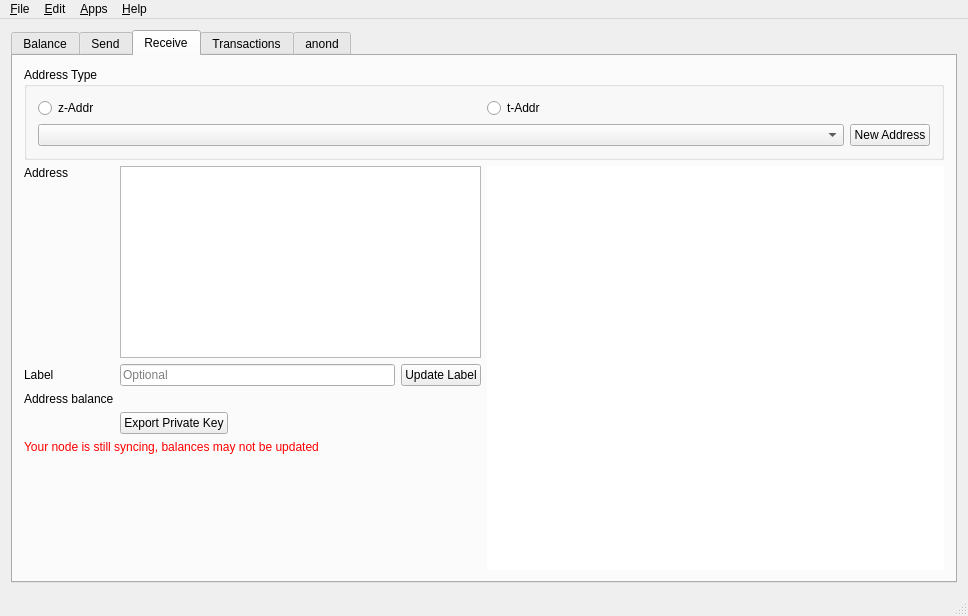
<?xml version="1.0" encoding="UTF-8"?>
<ui version="4.0">
 <class>MainWindow</class>
 <widget class="QMainWindow" name="MainWindow">
  <property name="geometry">
   <rect>
    <x>0</x>
    <y>0</y>
    <width>968</width>
    <height>616</height>
   </rect>
  </property>
  <property name="windowTitle">
   <string>AnonWallet</string>
  </property>
  <property name="windowIcon">
   <iconset resource="../application.qrc">
    <normaloff>:/icons/res/icon.ico</normaloff>:/icons/res/icon.ico</iconset>
  </property>
  <widget class="QWidget" name="centralWidget">
   <layout class="QGridLayout" name="gridLayout_3">
    <item row="0" column="0">
     <widget class="QTabWidget" name="tabWidget">
      <property name="currentIndex">
       <number>2</number>
      </property>
      <widget class="QWidget" name="tab">
       <attribute name="title">
        <string>Balance</string>
       </attribute>
       <layout class="QGridLayout" name="gridLayout_2">
        <item row="0" column="0">
         <layout class="QHBoxLayout" name="horizontalLayout_5">
          <item>
           <widget class="QGroupBox" name="groupBox">
            <property name="minimumSize">
             <size>
              <width>250</width>
              <height>0</height>
             </size>
            </property>
            <property name="title">
             <string>Summary</string>
            </property>
            <property name="flat">
             <bool>false</bool>
            </property>
            <layout class="QGridLayout" name="gridLayout">
             <item row="0" column="0">
              <layout class="QVBoxLayout" name="verticalLayout">
               <item>
                <layout class="QHBoxLayout" name="horizontalLayout">
                 <item>
                  <widget class="QLabel" name="label">
                   <property name="sizePolicy">
                    <sizepolicy hsizetype="Minimum" vsizetype="Preferred">
                     <horstretch>0</horstretch>
                     <verstretch>0</verstretch>
                    </sizepolicy>
                   </property>
                   <property name="text">
                    <string>Shielded</string>
                   </property>
                  </widget>
                 </item>
                 <item>
                  <widget class="QLabel" name="balSheilded">
                   <property name="text">
                    <string/>
                   </property>
                   <property name="alignment">
                    <set>Qt::AlignRight|Qt::AlignTrailing|Qt::AlignVCenter</set>
                   </property>
                  </widget>
                 </item>
                </layout>
               </item>
               <item>
                <layout class="QHBoxLayout" name="horizontalLayout_2">
                 <item>
                  <widget class="QLabel" name="label_2">
                   <property name="sizePolicy">
                    <sizepolicy hsizetype="Minimum" vsizetype="Preferred">
                     <horstretch>0</horstretch>
                     <verstretch>0</verstretch>
                    </sizepolicy>
                   </property>
                   <property name="text">
                    <string>Transparent</string>
                   </property>
                  </widget>
                 </item>
                 <item>
                  <widget class="QLabel" name="balTransparent">
                   <property name="text">
                    <string/>
                   </property>
                   <property name="alignment">
                    <set>Qt::AlignRight|Qt::AlignTrailing|Qt::AlignVCenter</set>
                   </property>
                  </widget>
                 </item>
                </layout>
               </item>
               <item>
                <widget class="Line" name="line">
                 <property name="orientation">
                  <enum>Qt::Horizontal</enum>
                 </property>
                </widget>
               </item>
               <item>
                <layout class="QHBoxLayout" name="horizontalLayout_3">
                 <item>
                  <widget class="QLabel" name="label_3">
                   <property name="sizePolicy">
                    <sizepolicy hsizetype="Minimum" vsizetype="Preferred">
                     <horstretch>0</horstretch>
                     <verstretch>0</verstretch>
                    </sizepolicy>
                   </property>
                   <property name="font">
                    <font>
                     <weight>75</weight>
                     <bold>true</bold>
                    </font>
                   </property>
                   <property name="text">
                    <string>Total</string>
                   </property>
                  </widget>
                 </item>
                 <item>
                  <widget class="QLabel" name="balTotal">
                   <property name="font">
                    <font>
                     <weight>75</weight>
                     <bold>true</bold>
                    </font>
                   </property>
                   <property name="text">
                    <string/>
                   </property>
                   <property name="alignment">
                    <set>Qt::AlignRight|Qt::AlignTrailing|Qt::AlignVCenter</set>
                   </property>
                  </widget>
                 </item>
                </layout>
               </item>
               <item>
                <spacer name="verticalSpacer">
                 <property name="orientation">
                  <enum>Qt::Vertical</enum>
                 </property>
                 <property name="sizeHint" stdset="0">
                  <size>
                   <width>20</width>
                   <height>40</height>
                  </size>
                 </property>
                </spacer>
               </item>
               <item>
                <widget class="QLabel" name="lblSyncWarning">
                 <property name="styleSheet">
                  <string notr="true">color:red;</string>
                 </property>
                 <property name="text">
                  <string>Your node is still syncing, balances may not be updated</string>
                 </property>
                 <property name="wordWrap">
                  <bool>true</bool>
                 </property>
                </widget>
               </item>
               <item>
                <widget class="QLabel" name="unconfirmedWarning">
                 <property name="sizePolicy">
                  <sizepolicy hsizetype="Minimum" vsizetype="Preferred">
                   <horstretch>0</horstretch>
                   <verstretch>0</verstretch>
                  </sizepolicy>
                 </property>
                 <property name="styleSheet">
                  <string notr="true">color: red;</string>
                 </property>
                 <property name="text">
                  <string>Some transactions are not yet confirmed</string>
                 </property>
                </widget>
               </item>
              </layout>
             </item>
            </layout>
           </widget>
          </item>
          <item>
           <widget class="QGroupBox" name="groupBox_2">
            <property name="sizePolicy">
             <sizepolicy hsizetype="Expanding" vsizetype="Preferred">
              <horstretch>0</horstretch>
              <verstretch>0</verstretch>
             </sizepolicy>
            </property>
            <property name="title">
             <string>Address Balances</string>
            </property>
            <layout class="QHBoxLayout" name="horizontalLayout_4">
             <property name="spacing">
              <number>6</number>
             </property>
             <property name="leftMargin">
              <number>0</number>
             </property>
             <property name="topMargin">
              <number>0</number>
             </property>
             <property name="rightMargin">
              <number>0</number>
             </property>
             <property name="bottomMargin">
              <number>0</number>
             </property>
             <item>
              <widget class="QTableView" name="balancesTable">
               <property name="selectionMode">
                <enum>QAbstractItemView::SingleSelection</enum>
               </property>
               <property name="selectionBehavior">
                <enum>QAbstractItemView::SelectRows</enum>
               </property>
               <property name="cornerButtonEnabled">
                <bool>false</bool>
               </property>
               <attribute name="horizontalHeaderShowSortIndicator" stdset="0">
                <bool>false</bool>
               </attribute>
               <attribute name="horizontalHeaderStretchLastSection">
                <bool>true</bool>
               </attribute>
               <attribute name="verticalHeaderVisible">
                <bool>false</bool>
               </attribute>
              </widget>
             </item>
            </layout>
           </widget>
          </item>
         </layout>
        </item>
       </layout>
      </widget>
      <widget class="QWidget" name="tab_2">
       <attribute name="title">
        <string>Send</string>
       </attribute>
       <layout class="QVBoxLayout" name="verticalLayout_4">
        <item>
         <widget class="QGroupBox" name="groupBox_4">
          <property name="autoFillBackground">
           <bool>false</bool>
          </property>
          <property name="title">
           <string>From</string>
          </property>
          <property name="flat">
           <bool>false</bool>
          </property>
          <layout class="QVBoxLayout" name="verticalLayout_6">
           <item>
            <layout class="QHBoxLayout" name="horizontalLayout_8">
             <item>
              <widget class="AddressCombo" name="inputsCombo"/>
             </item>
            </layout>
           </item>
           <item>
            <layout class="QHBoxLayout" name="horizontalLayout_15">
             <item>
              <widget class="QLabel" name="label_5">
               <property name="text">
                <string>Address Balance</string>
               </property>
              </widget>
             </item>
             <item>
              <widget class="QLineEdit" name="sendAddressBalance">
               <property name="sizePolicy">
                <sizepolicy hsizetype="Preferred" vsizetype="Fixed">
                 <horstretch>0</horstretch>
                 <verstretch>0</verstretch>
                </sizepolicy>
               </property>
               <property name="alignment">
                <set>Qt::AlignRight|Qt::AlignTrailing|Qt::AlignVCenter</set>
               </property>
               <property name="readOnly">
                <bool>true</bool>
               </property>
              </widget>
             </item>
             <item>
              <widget class="QLabel" name="sendAddressBalanceUSD">
               <property name="text">
                <string/>
               </property>
              </widget>
             </item>
             <item>
              <spacer name="horizontalSpacer_6">
               <property name="orientation">
                <enum>Qt::Horizontal</enum>
               </property>
               <property name="sizeHint" stdset="0">
                <size>
                 <width>40</width>
                 <height>20</height>
                </size>
               </property>
              </spacer>
             </item>
            </layout>
           </item>
          </layout>
         </widget>
        </item>
        <item>
         <widget class="QGroupBox" name="groupBox_3">
          <property name="title">
           <string>Send To</string>
          </property>
          <property name="flat">
           <bool>false</bool>
          </property>
          <layout class="QVBoxLayout" name="verticalLayout_3">
           <property name="leftMargin">
            <number>0</number>
           </property>
           <property name="topMargin">
            <number>0</number>
           </property>
           <property name="rightMargin">
            <number>0</number>
           </property>
           <property name="bottomMargin">
            <number>0</number>
           </property>
           <item>
            <widget class="QScrollArea" name="sendToScrollArea">
             <property name="sizeAdjustPolicy">
              <enum>QAbstractScrollArea::AdjustToContents</enum>
             </property>
             <property name="widgetResizable">
              <bool>true</bool>
             </property>
             <widget class="QWidget" name="sendToWidgets">
              <property name="geometry">
               <rect>
                <x>0</x>
                <y>0</y>
                <width>928</width>
                <height>353</height>
               </rect>
              </property>
              <layout class="QVBoxLayout" name="sendToLayout">
               <item>
                <widget class="QGroupBox" name="verticalGroupBox">
                 <property name="title">
                  <string>Recipient</string>
                 </property>
                 <layout class="QVBoxLayout" name="sendAddressLayout">
                  <item>
                   <layout class="QHBoxLayout" name="horizontalLayout_12">
                    <item>
                     <widget class="QLabel" name="label_4">
                      <property name="text">
                       <string>Address</string>
                      </property>
                     </widget>
                    </item>
                    <item>
                     <widget class="QLineEdit" name="Address1">
                      <property name="placeholderText">
                       <string>Address</string>
                      </property>
                     </widget>
                    </item>
                    <item>
                     <widget class="QPushButton" name="AddressBook1">
                      <property name="text">
                       <string>Address Book</string>
                      </property>
                     </widget>
                    </item>
                   </layout>
                  </item>
                  <item>
                   <layout class="QHBoxLayout" name="horizontalLayout_13">
                    <item>
                     <widget class="QLabel" name="label_6">
                      <property name="text">
                       <string>Amount</string>
                      </property>
                     </widget>
                    </item>
                    <item>
                     <widget class="QLineEdit" name="Amount1">
                      <property name="baseSize">
                       <size>
                        <width>200</width>
                        <height>0</height>
                       </size>
                      </property>
                      <property name="alignment">
                       <set>Qt::AlignRight|Qt::AlignTrailing|Qt::AlignVCenter</set>
                      </property>
                      <property name="placeholderText">
                       <string>Amount</string>
                      </property>
                     </widget>
                    </item>
                    <item>
                     <widget class="QLabel" name="AmtUSD1">
                      <property name="text">
                       <string/>
                      </property>
                     </widget>
                    </item>
                    <item>
                     <widget class="QCheckBox" name="Max1">
                      <property name="text">
                       <string>Max Available</string>
                      </property>
                     </widget>
                    </item>
                    <item>
                     <spacer name="horizontalSpacer_4">
                      <property name="orientation">
                       <enum>Qt::Horizontal</enum>
                      </property>
                      <property name="sizeHint" stdset="0">
                       <size>
                        <width>40</width>
                        <height>20</height>
                       </size>
                      </property>
                     </spacer>
                    </item>
                    <item>
                     <widget class="QPushButton" name="MemoBtn1">
                      <property name="enabled">
                       <bool>true</bool>
                      </property>
                      <property name="toolTip">
                       <string/>
                      </property>
                      <property name="text">
                       <string>Memo</string>
                      </property>
                     </widget>
                    </item>
                   </layout>
                  </item>
                  <item>
                   <widget class="QLabel" name="MemoTxt1">
                    <property name="font">
                     <font>
                      <pointsize>10</pointsize>
                     </font>
                    </property>
                    <property name="text">
                     <string/>
                    </property>
                    <property name="wordWrap">
                     <bool>true</bool>
                    </property>
                   </widget>
                  </item>
                 </layout>
                </widget>
               </item>
               <item>
                <layout class="QHBoxLayout" name="horizontalLayout_7">
                 <item>
                  <spacer name="horizontalSpacer_2">
                   <property name="orientation">
                    <enum>Qt::Horizontal</enum>
                   </property>
                   <property name="sizeHint" stdset="0">
                    <size>
                     <width>40</width>
                     <height>20</height>
                    </size>
                   </property>
                  </spacer>
                 </item>
                 <item>
                  <widget class="QPushButton" name="addAddressButton">
                   <property name="baseSize">
                    <size>
                     <width>200</width>
                     <height>0</height>
                    </size>
                   </property>
                   <property name="text">
                    <string>Add Recipient</string>
                   </property>
                  </widget>
                 </item>
                 <item>
                  <spacer name="horizontalSpacer_3">
                   <property name="orientation">
                    <enum>Qt::Horizontal</enum>
                   </property>
                   <property name="sizeHint" stdset="0">
                    <size>
                     <width>40</width>
                     <height>20</height>
                    </size>
                   </property>
                  </spacer>
                 </item>
                </layout>
               </item>
               <item>
                <spacer name="verticalSpacer_2">
                 <property name="orientation">
                  <enum>Qt::Vertical</enum>
                 </property>
                 <property name="sizeHint" stdset="0">
                  <size>
                   <width>20</width>
                   <height>40</height>
                  </size>
                 </property>
                </spacer>
               </item>
              </layout>
             </widget>
            </widget>
           </item>
          </layout>
         </widget>
        </item>
        <item>
         <layout class="QHBoxLayout" name="layoutSendRecurring">
          <item>
           <widget class="QCheckBox" name="chkRecurring">
            <property name="text">
             <string>Recurring payment</string>
            </property>
           </widget>
          </item>
          <item>
           <widget class="QLabel" name="lblRecurDesc">
            <property name="text">
             <string>Every month, starting 12-May-2012, for 6 payments</string>
            </property>
           </widget>
          </item>
          <item>
           <widget class="QPushButton" name="btnRecurSchedule">
            <property name="text">
             <string>Edit Schedule</string>
            </property>
            <property name="checkable">
             <bool>false</bool>
            </property>
            <property name="checked">
             <bool>false</bool>
            </property>
           </widget>
          </item>
          <item>
           <spacer name="horizontalSpacer_7">
            <property name="orientation">
             <enum>Qt::Horizontal</enum>
            </property>
            <property name="sizeHint" stdset="0">
             <size>
              <width>40</width>
              <height>20</height>
             </size>
            </property>
           </spacer>
          </item>
         </layout>
        </item>
        <item>
         <layout class="QHBoxLayout" name="horizontalLayout_6">
          <item>
           <widget class="QLabel" name="minerFeeLabel">
            <property name="text">
             <string>Miner Fee</string>
            </property>
           </widget>
          </item>
          <item>
           <widget class="QLineEdit" name="minerFeeAmt">
            <property name="sizePolicy">
             <sizepolicy hsizetype="Preferred" vsizetype="Fixed">
              <horstretch>0</horstretch>
              <verstretch>0</verstretch>
             </sizepolicy>
            </property>
            <property name="text">
             <string>0</string>
            </property>
           </widget>
          </item>
          <item>
           <widget class="QLabel" name="lblMinerFeeUSD">
            <property name="text">
             <string/>
            </property>
           </widget>
          </item>
          <item>
           <widget class="QLabel" name="label_17">
            <property name="text">
             <string notr="true"/>
            </property>
           </widget>
          </item>
          <item>
           <spacer name="horizontalSpacer">
            <property name="orientation">
             <enum>Qt::Horizontal</enum>
            </property>
            <property name="sizeHint" stdset="0">
             <size>
              <width>40</width>
              <height>20</height>
             </size>
            </property>
           </spacer>
          </item>
          <item>
           <widget class="QPushButton" name="sendTransactionButton">
            <property name="baseSize">
             <size>
              <width>100</width>
              <height>0</height>
             </size>
            </property>
            <property name="text">
             <string>Send</string>
            </property>
            <property name="flat">
             <bool>false</bool>
            </property>
           </widget>
          </item>
          <item>
           <widget class="QPushButton" name="cancelSendButton">
            <property name="baseSize">
             <size>
              <width>100</width>
              <height>0</height>
             </size>
            </property>
            <property name="text">
             <string>Cancel</string>
            </property>
           </widget>
          </item>
         </layout>
        </item>
       </layout>
      </widget>
      <widget class="QWidget" name="tab_3">
       <attribute name="title">
        <string>Receive</string>
       </attribute>
       <layout class="QVBoxLayout" name="verticalLayout_5">
        <item>
         <layout class="QVBoxLayout" name="verticalLayout_8">
          <item>
           <widget class="QGroupBox" name="groupBox_6">
            <property name="title">
             <string>Address Type</string>
            </property>
            <property name="flat">
             <bool>false</bool>
            </property>
            <property name="checkable">
             <bool>false</bool>
            </property>
            <layout class="QVBoxLayout" name="verticalLayout_9">
             <item>
              <layout class="QHBoxLayout" name="horizontalLayout_9">
               <item>
                <widget class="QRadioButton" name="rdioZSAddr">
                 <property name="text">
                  <string>z-Addr</string>
                 </property>
                </widget>
               </item>
               <item>
                <widget class="QRadioButton" name="rdioTAddr">
                 <property name="sizePolicy">
                  <sizepolicy hsizetype="Preferred" vsizetype="Fixed">
                   <horstretch>0</horstretch>
                   <verstretch>0</verstretch>
                  </sizepolicy>
                 </property>
                 <property name="text">
                  <string>t-Addr</string>
                 </property>
                </widget>
               </item>
              </layout>
             </item>
             <item>
              <layout class="QHBoxLayout" name="horizontalLayout_10">
               <item>
                <widget class="AddressCombo" name="listRecieveAddresses">
                 <property name="sizePolicy">
                  <sizepolicy hsizetype="Expanding" vsizetype="Fixed">
                   <horstretch>0</horstretch>
                   <verstretch>0</verstretch>
                  </sizepolicy>
                 </property>
                 <property name="duplicatesEnabled">
                  <bool>false</bool>
                 </property>
                </widget>
               </item>
               <item>
                <widget class="QPushButton" name="btnRecieveNewAddr">
                 <property name="text">
                  <string>New Address</string>
                 </property>
                </widget>
               </item>
              </layout>
             </item>
            </layout>
           </widget>
          </item>
          <item>
           <layout class="QHBoxLayout" name="horizontalLayout_11">
            <item>
             <layout class="QVBoxLayout" name="verticalLayout_10">
              <item>
               <layout class="QGridLayout" name="gridLayout_4">
                <item row="1" column="0">
                 <widget class="QLabel" name="label_7">
                  <property name="text">
                   <string>Label</string>
                  </property>
                 </widget>
                </item>
                <item row="1" column="2">
                 <widget class="QPushButton" name="rcvUpdateLabel">
                  <property name="text">
                   <string>Update Label</string>
                  </property>
                 </widget>
                </item>
                <item row="2" column="1" colspan="2">
                 <widget class="QLabel" name="rcvBal">
                  <property name="text">
                   <string/>
                  </property>
                 </widget>
                </item>
                <item row="2" column="0">
                 <widget class="QLabel" name="label_21">
                  <property name="text">
                   <string>Address balance</string>
                  </property>
                 </widget>
                </item>
                <item row="1" column="1">
                 <widget class="QLineEdit" name="rcvLabel">
                  <property name="maxLength">
                   <number>40</number>
                  </property>
                  <property name="placeholderText">
                   <string>Optional</string>
                  </property>
                 </widget>
                </item>
                <item row="0" column="1" colspan="2">
                 <widget class="QPlainTextEdit" name="txtRecieve">
                  <property name="sizePolicy">
                   <sizepolicy hsizetype="Expanding" vsizetype="Preferred">
                    <horstretch>0</horstretch>
                    <verstretch>0</verstretch>
                   </sizepolicy>
                  </property>
                  <property name="readOnly">
                   <bool>true</bool>
                  </property>
                 </widget>
                </item>
                <item row="3" column="1" colspan="2">
                 <layout class="QHBoxLayout" name="horizontalLayout_16">
                  <item>
                   <widget class="QPushButton" name="exportKey">
                    <property name="text">
                     <string>Export Private Key</string>
                    </property>
                   </widget>
                  </item>
                  <item>
                   <spacer name="horizontalSpacer_5">
                    <property name="orientation">
                     <enum>Qt::Horizontal</enum>
                    </property>
                    <property name="sizeHint" stdset="0">
                     <size>
                      <width>40</width>
                      <height>20</height>
                     </size>
                    </property>
                   </spacer>
                  </item>
                 </layout>
                </item>
                <item row="0" column="0">
                 <widget class="QLabel" name="label_10">
                  <property name="text">
                   <string>Address</string>
                  </property>
                  <property name="alignment">
                   <set>Qt::AlignLeading|Qt::AlignLeft|Qt::AlignTop</set>
                  </property>
                 </widget>
                </item>
               </layout>
              </item>
              <item>
               <widget class="QLabel" name="lblSyncWarningReceive">
                <property name="styleSheet">
                 <string notr="true">color: red;</string>
                </property>
                <property name="text">
                 <string>Your node is still syncing, balances may not be updated</string>
                </property>
               </widget>
              </item>
              <item>
               <spacer name="verticalSpacer_5">
                <property name="orientation">
                 <enum>Qt::Vertical</enum>
                </property>
                <property name="sizeHint" stdset="0">
                 <size>
                  <width>20</width>
                  <height>40</height>
                 </size>
                </property>
               </spacer>
              </item>
             </layout>
            </item>
            <item>
             <widget class="QRCodeLabel" name="qrcodeDisplay">
              <property name="sizePolicy">
               <sizepolicy hsizetype="Expanding" vsizetype="Expanding">
                <horstretch>0</horstretch>
                <verstretch>0</verstretch>
               </sizepolicy>
              </property>
              <property name="styleSheet">
               <string notr="true">background-color: #fff</string>
              </property>
              <property name="text">
               <string/>
              </property>
             </widget>
            </item>
           </layout>
          </item>
         </layout>
        </item>
       </layout>
      </widget>
      <widget class="QWidget" name="tab_4">
       <attribute name="title">
        <string>Transactions</string>
       </attribute>
       <layout class="QVBoxLayout" name="verticalLayout_2">
        <item>
         <widget class="QTableView" name="transactionsTable">
          <property name="selectionMode">
           <enum>QAbstractItemView::SingleSelection</enum>
          </property>
          <property name="selectionBehavior">
           <enum>QAbstractItemView::SelectRows</enum>
          </property>
         </widget>
        </item>
       </layout>
      </widget>
      <widget class="QWidget" name="tab_5">
       <attribute name="title">
        <string>anond</string>
       </attribute>
       <layout class="QVBoxLayout" name="verticalLayout_7">
        <item>
         <layout class="QHBoxLayout" name="horizontalLayout_14">
          <item>
           <widget class="FilledIconLabel" name="anondlogo">
            <property name="sizePolicy">
             <sizepolicy hsizetype="Expanding" vsizetype="Expanding">
              <horstretch>0</horstretch>
              <verstretch>0</verstretch>
             </sizepolicy>
            </property>
            <property name="text">
             <string/>
            </property>
            <property name="scaledContents">
             <bool>false</bool>
            </property>
           </widget>
          </item>
          <item>
           <widget class="QGroupBox" name="groupBox_5">
            <property name="title">
             <string/>
            </property>
            <layout class="QGridLayout" name="gridLayout_5">
             <item row="5" column="0" colspan="3">
              <widget class="QLabel" name="label_14">
               <property name="text">
                <string>You are currently not mining</string>
               </property>
              </widget>
             </item>
             <item row="6" column="0">
              <spacer name="verticalSpacer_4">
               <property name="orientation">
                <enum>Qt::Vertical</enum>
               </property>
               <property name="sizeHint" stdset="0">
                <size>
                 <width>20</width>
                 <height>40</height>
                </size>
               </property>
              </spacer>
             </item>
             <item row="2" column="2">
              <widget class="QLabel" name="numconnections">
               <property name="text">
                <string>Loading...</string>
               </property>
              </widget>
             </item>
             <item row="1" column="0">
              <widget class="QLabel" name="heightLabel">
               <property name="text">
                <string>Block height</string>
               </property>
              </widget>
             </item>
             <item row="3" column="2">
              <widget class="QLabel" name="solrate">
               <property name="text">
                <string>Loading...</string>
               </property>
              </widget>
             </item>
             <item row="3" column="0">
              <widget class="QLabel" name="label_12">
               <property name="text">
                <string>Network solution rate</string>
               </property>
              </widget>
             </item>
             <item row="2" column="0">
              <widget class="QLabel" name="label_8">
               <property name="text">
                <string>Connections</string>
               </property>
              </widget>
             </item>
             <item row="1" column="2">
              <widget class="QLabel" name="blockheight">
               <property name="text">
                <string>Loading...</string>
               </property>
              </widget>
             </item>
             <item row="4" column="0" colspan="3">
              <widget class="Line" name="line_2">
               <property name="orientation">
                <enum>Qt::Horizontal</enum>
               </property>
              </widget>
             </item>
             <item row="0" column="0">
              <spacer name="verticalSpacer_3">
               <property name="orientation">
                <enum>Qt::Vertical</enum>
               </property>
               <property name="sizeHint" stdset="0">
                <size>
                 <width>20</width>
                 <height>40</height>
                </size>
               </property>
              </spacer>
             </item>
             <item row="3" column="1">
              <widget class="QLabel" name="label_9">
               <property name="text">
                <string>|</string>
               </property>
              </widget>
             </item>
             <item row="2" column="1">
              <widget class="QLabel" name="label_11">
               <property name="text">
                <string>|</string>
               </property>
              </widget>
             </item>
             <item row="1" column="1">
              <widget class="QLabel" name="label_13">
               <property name="text">
                <string>|</string>
               </property>
              </widget>
             </item>
            </layout>
           </widget>
          </item>
         </layout>
        </item>
       </layout>
      </widget>
     </widget>
    </item>
   </layout>
  </widget>
  <widget class="QMenuBar" name="menuBar">
   <property name="geometry">
    <rect>
     <x>0</x>
     <y>0</y>
     <width>968</width>
     <height>19</height>
    </rect>
   </property>
   <widget class="QMenu" name="menuFile">
    <property name="title">
     <string>&amp;File</string>
    </property>
    <!-- <addaction name="actionRequest_anon"/>
    <addaction name="actionPay_URI"/>
    <addaction name="separator"/> -->
    <addaction name="actionImport_Private_Key"/>
    <addaction name="actionExport_All_Private_Keys"/>
    <addaction name="actionBackup_wallet_dat"/>
    <addaction name="separator"/>
    <addaction name="actionExport_transactions"/>
    <addaction name="separator"/>
    <addaction name="actionExit"/>
   </widget>
   <widget class="QMenu" name="menuHelp">
    <property name="title">
     <string>&amp;Help</string>
    </property>
    <addaction name="actionDonate"/>
    <addaction name="actionCheck_for_Updates"/>
    <addaction name="actionAbout"/>
   </widget>
   <widget class="QMenu" name="menuApps">
    <property name="title">
     <string>&amp;Apps</string>
    </property>
    <addaction name="actionConnect_Mobile_App"/>
    <addaction name="separator"/>
    <addaction name="actionz_board_net"/>
    <!-- <addaction name="actionTurnstile_Migration"/> -->
   </widget>
   <widget class="QMenu" name="menu_Edit">
    <property name="title">
     <string>&amp;Edit</string>
    </property>
    <addaction name="action_Address_Book"/>
    <addaction name="actionSettings"/>
   </widget>
   <addaction name="menuFile"/>
   <addaction name="menu_Edit"/>
   <addaction name="menuApps"/>
   <addaction name="menuHelp"/>
  </widget>
  <widget class="QStatusBar" name="statusBar"/>
  <action name="actionExit">
   <property name="text">
    <string>E&amp;xit</string>
   </property>
  </action>
  <action name="actionAbout">
   <property name="text">
    <string>&amp;About</string>
   </property>
  </action>
  <action name="actionSettings">
   <property name="text">
    <string>&amp;Settings</string>
   </property>
   <property name="shortcut">
    <string>Ctrl+P</string>
   </property>
  </action>
  <action name="actionDonate">
   <property name="text">
    <string>&amp;Donate</string>
   </property>
  </action>
  <action name="actionCheck_for_Updates">
   <property name="text">
    <string>Check github.com for &amp;updates</string>
   </property>
  </action>
  <action name="actionTurnstile_Migration">
   <property name="text">
    <string>Sapling &amp;turnstile</string>
   </property>
   <property name="shortcut">
    <string>Ctrl+A, Ctrl+T</string>
   </property>
  </action>
  <action name="actionImport_Private_Key">
   <property name="text">
    <string>&amp;Import private key</string>
   </property>
  </action>
  <action name="actionExport_All_Private_Keys">
   <property name="text">
    <string>&amp;Export all private keys</string>
   </property>
  </action>
  <action name="actionz_board_net">
   <property name="text">
    <string>&amp;z-board.net</string>
   </property>
   <property name="shortcut">
    <string>Ctrl+A, Ctrl+Z</string>
   </property>
  </action>
  <action name="action_Address_Book">
   <property name="text">
    <string>Address &amp;book</string>
   </property>
   <property name="shortcut">
    <string>Ctrl+B</string>
   </property>
  </action>
  <action name="actionBackup_wallet_dat">
   <property name="text">
    <string>&amp;Backup wallet.dat</string>
   </property>
  </action>
  <action name="actionExport_transactions">
   <property name="text">
    <string>Export transactions</string>
   </property>
  </action>
  <action name="actionPay_URI">
   <property name="text">
    <string>Pay anon &amp;URI...</string>
   </property>
  </action>
  <action name="actionConnect_Mobile_App">
   <property name="text">
    <string>Connect mobile &amp;app</string>
   </property>
   <property name="shortcut">
    <string>Ctrl+M</string>
   </property>
  </action>
  <action name="actionRequest_anon">
   <property name="text">
    <string>Request anon...</string>
   </property>
  </action>
 </widget>
 <layoutdefault spacing="6" margin="11"/>
 <customwidgets>
  <customwidget>
   <class>AddressCombo</class>
   <extends>QComboBox</extends>
   <header>addresscombo.h</header>
  </customwidget>
  <customwidget>
   <class>QRCodeLabel</class>
   <extends>QLabel</extends>
   <header>qrcodelabel.h</header>
  </customwidget>
  <customwidget>
   <class>FilledIconLabel</class>
   <extends>QLabel</extends>
   <header>fillediconlabel.h</header>
  </customwidget>
 </customwidgets>
 <tabstops>
  <tabstop>tabWidget</tabstop>
  <tabstop>inputsCombo</tabstop>
  <tabstop>Address1</tabstop>
  <tabstop>Amount1</tabstop>
  <tabstop>Max1</tabstop>
  <tabstop>AddressBook1</tabstop>
  <tabstop>MemoBtn1</tabstop>
  <tabstop>addAddressButton</tabstop>
  <tabstop>sendTransactionButton</tabstop>
  <tabstop>cancelSendButton</tabstop>
  <tabstop>rdioZSAddr</tabstop>
  <tabstop>rdioTAddr</tabstop>
  <tabstop>listRecieveAddresses</tabstop>
  <tabstop>btnRecieveNewAddr</tabstop>
  <tabstop>txtRecieve</tabstop>
  <tabstop>rcvLabel</tabstop>
  <tabstop>rcvUpdateLabel</tabstop>
  <tabstop>transactionsTable</tabstop>
  <tabstop>balancesTable</tabstop>
  <tabstop>minerFeeAmt</tabstop>
  <tabstop>sendAddressBalance</tabstop>
  <tabstop>sendToScrollArea</tabstop>
 </tabstops>
 <resources>
  <include location="../application.qrc"/>
 </resources>
 <connections/>
</ui>
